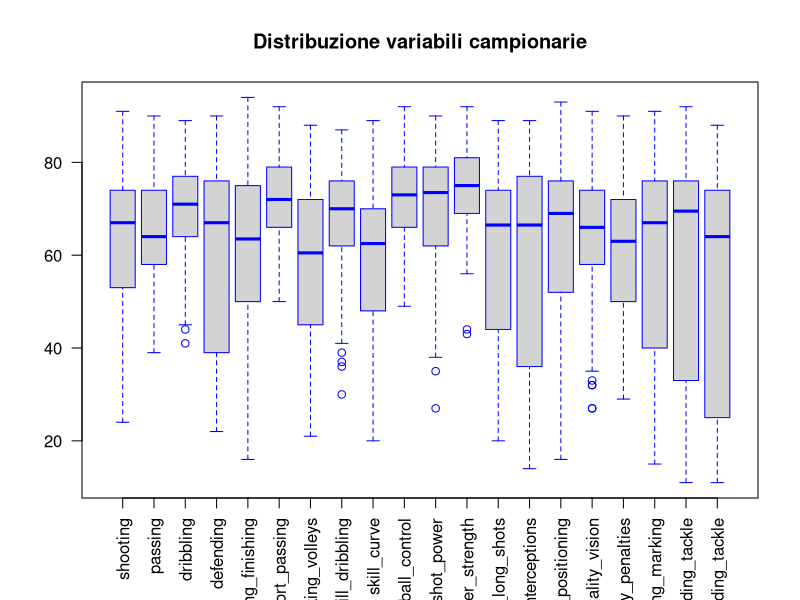
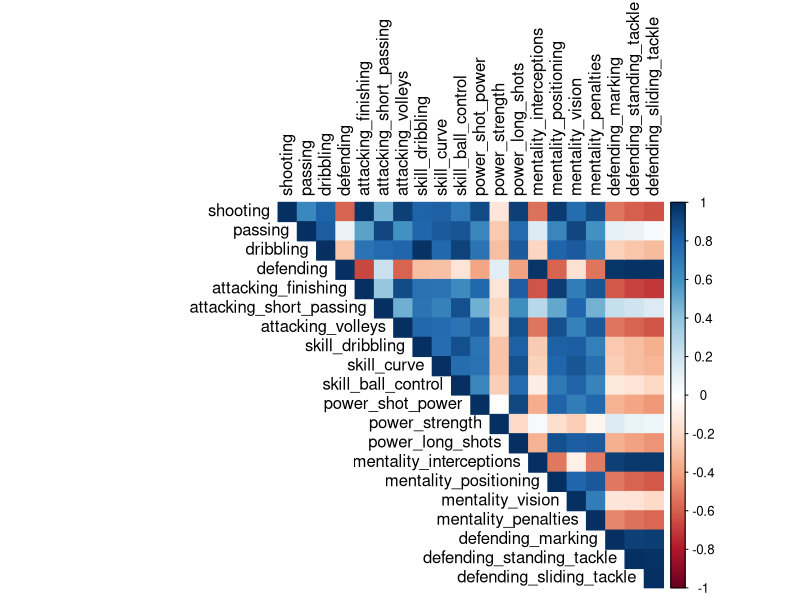
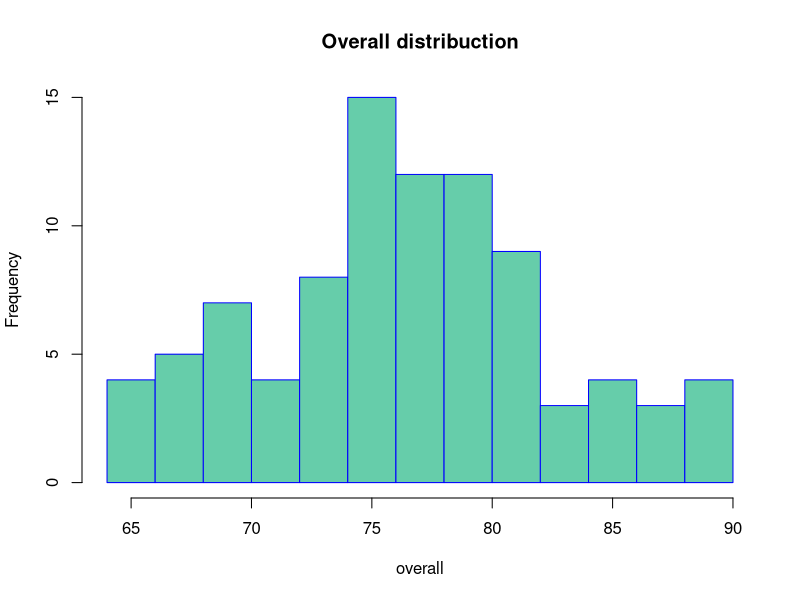
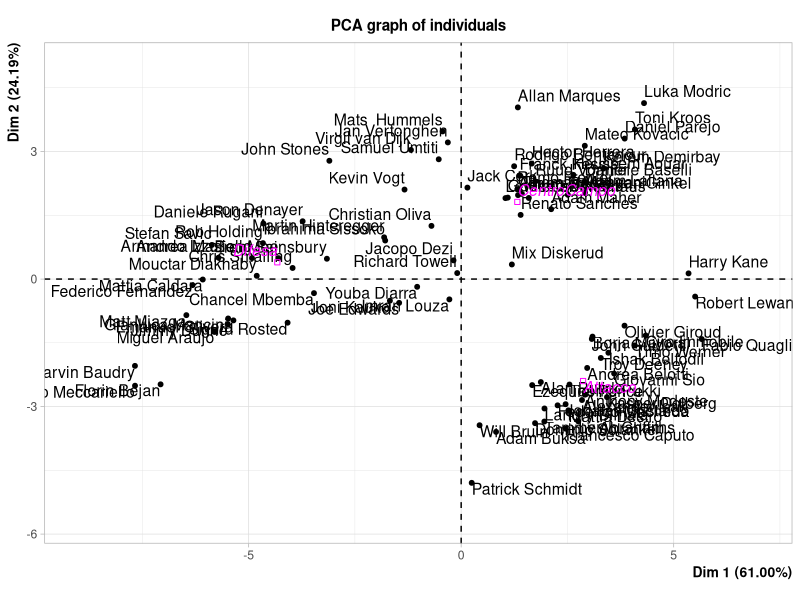
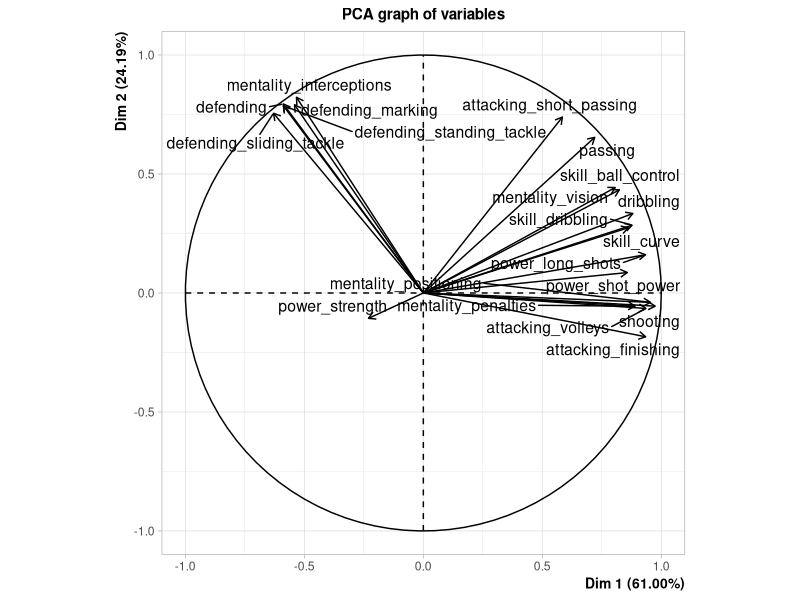
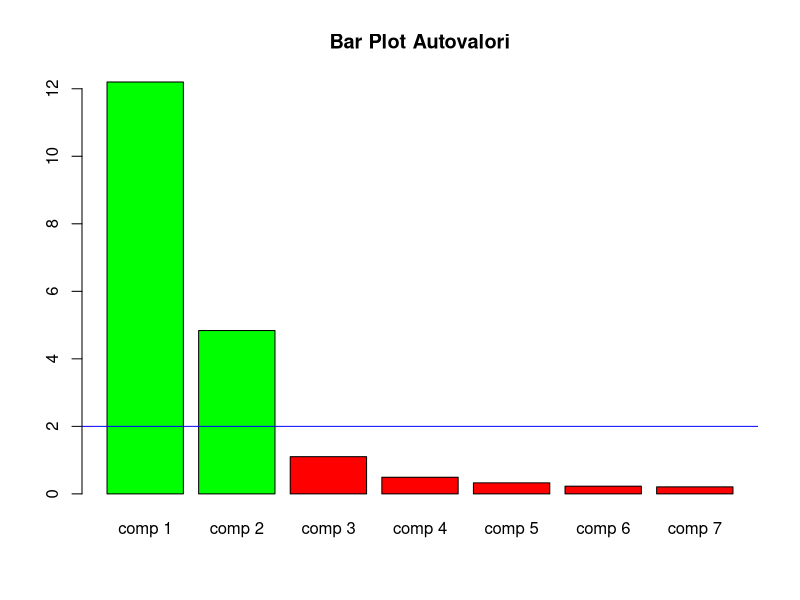
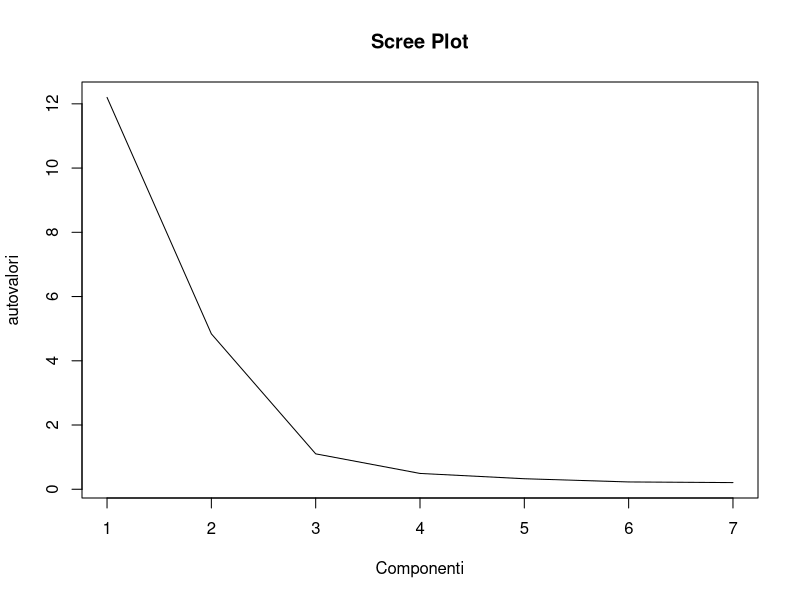
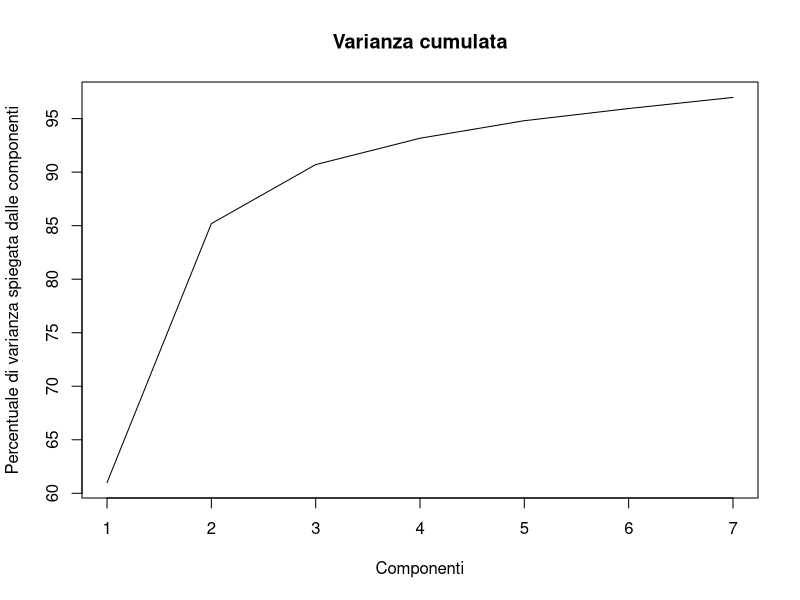

The R source for these figures, in order:

#===================================================================================

# ANALISI PER COMPONENTI PRINCIPALI  

#===================================================================================

library(FactoMineR)
library(MASS)
library(corrplot)

# -------------------------------------
# Impostiamo la directory
# -------------------------------------
setwd("/Users/giulio/Projects/DataMiningFifa")

# -------------------------------------
# Importiamo il data set
# -------------------------------------
df <- read.delim2("fifaDf.csv",header = TRUE, sep = ';', row.names = 'long_name')
View(df)
fifaDf <- df[,-21]
fifaDf <- fifaDf[, 1:21]
View(fifaDf)

# -------------------------------------
# Statistiche descrittive
# -------------------------------------
summary(df[,1:21])
boxplot(fifaDf[1:20], las = 2, main = "Distribuzione variabili campionarie", border = 'blue')

# -------------------------------------
# Matrice di correlazione
# -------------------------------------
corMatrix <- cor(fifaDf[, 1:20])
print(corMatrix)
corrplot(corMatrix, method = 'color',
         type = 'upper',bg = 'white', tl.col = 'black')


# -------------------------------------
# Matrice varianza covarianza
# -------------------------------------
covMatrx <- cov(fifaDf[, 1:20])
covMatrx

# -------------------------------------
# Calcoliamo la distrubuzione del nostro campione considerando la variabile Overall che identifica la bravura complessiva di un giocatore
# -------------------------------------
hist(df[,21], main = "Overall distribuction", col = "aquamarine3", xlab = "overall", border ='blue', breaks = 10)

# -------------------------------------
# PCA
# -------------------------------------
fifa.pca <- PCA(fifaDf, scale.unit =  TRUE , quali.sup = 21)

# -------------------------------------
# SUMMARY della PCA
# --------------------------------------
summary(fifa.pca)

#-----------------------------------------
#Autovalori e Varianza 
#-----------------------------------------
autovalori <- fifa.pca$eig
autovalori <- autovalori[1:7, 1]
print(autovalori)
barplot(autovalori, main = "Bar Plot Autovalori",col = c(rep("green",2), rep("red", 5)))
abline(h=2, col="blue")
plot(autovalori, type = "lines", main = "Scree Plot", xlab = "Componenti")
plot(fifa.pca$eig[1:7, 3], type = "lines", main = "Varianza cumulata", xlab = "Componenti", ylab = "Percentuale di varianza spiegata dalle componenti")

#-----------------------------------------
#Medie e deviazioni standard
#-----------------------------------------
round(cbind(fifa.pca$call$centre, fifa.pca$call$ecart.type),2)

#-----------------------------------------
# Correlazione variabili/componenti                                   
#-----------------------------------------                            
fifa.pca$var$cor                                                      

#-----------------------------------------                            
# Coordinate delle variabili sulle componenti principali               
#-----------------------------------------                            
fifa.pca$var$coord                                                    

#-----------------------------------------                            
# Cos2 Qualità delle varibili, quanto i vettori delle variabili sono vicine al cerchio delle correlazioni
#-----------------------------------------
fifa.pca$var$cos2

#-----------------------------------------
# Contributo delle variabili alle componenti principali
#-----------------------------------------
fifa.pca$var$contrib

#-----------------------------------------
# Caratterizzazione degli assi
#-----------------------------------------
dimdesc(fifa.pca)

#===================================================================================

# CLUSTER ANALYSIS

#===================================================================================

DistEuclidean <- dist(fifaDf[, 1:20], method = 'euclidean', diag = TRUE)
DistManhattan <- dist(fifaDf[, 1:20], method = 'manhattan', diag = TRUE)

clust1 <- hclust(DistEuclidean,method = 'complete')
clust2 <- hclust(DistManhattan,method = 'complete')

clust3 <- hclust(DistEuclidean,method = 'single')
clust4 <- hclust(DistManhattan,method = 'single')

clust5 <- hclust(DistEuclidean,method = 'average')
clust6 <- hclust(DistManhattan,method = 'average')

clustK <- kmeans(fifaDf[, 1:20], 3, algorithm = 'MacQueen')

plot(clust1, main = 'Legame completo(Distanza Eucliedea)', xlab = 'Giocatori')
h.c1 <- clust1$height
h.c12 <- c(0, h.c1[-length(h.c1)])
cut1 <- which.max(round(h.c1 - h.c12, 3))
abline(h = clust1$height[cut1], col = 'red')

plot(clust2, main = 'Legame completo(Distanza Manhattan)', xlab = 'Giocatori')
h.c2 <- clust1$height
h.c22 <- c(0, h.c2[-length(h.c2)])
cut2 <- which.max(round(h.c1 - h.c22, 3))
abline(h = clust2$height[cut2], col = 'red')

plot(clust3, main = 'Legame singolo(Distanza Eucliedea)', xlab = 'Giocatori')
h.c3 <- clust3$height
h.c32 <- c(0, h.c3[-length(h.c3)])
cut3 <- which.max(round(h.c3 - h.c32, 3))
abline(h = clust3$height[cut3], col = 'red')

plot(clust4, main = 'Legame singolo(Distanza Manhattan)', xlab = 'Giocatori')
h.c4 <- clust1$height
h.c42 <- c(0, h.c4[-length(h.c4)])
cut4 <- which.max(round(h.c4 - h.c42, 3))
abline(h = clust4$height[cut4], col = 'red')

plot(clust5, main = 'Legame medio(Distanza Eucliedea)', xlab = 'Giocatori')
h.c5 <- clust1$height
h.c52 <- c(0, h.c5[-length(h.c5)])
cut5 <- which.max(round(h.c5 - h.c52, 3))
abline(h = clust5$height[cut5], col = 'red')

plot(clust6, main = 'Legame medio(Distanza Manhattan)', xlab = 'Giocatori')
h.c6 <- clust1$height
h.c62 <- c(0, h.c6[-length(h.c6)])
cut6 <- which.max(round(h.c6 - h.c62, 3))
abline(h = clust6$height[cut6], col = 'red')
